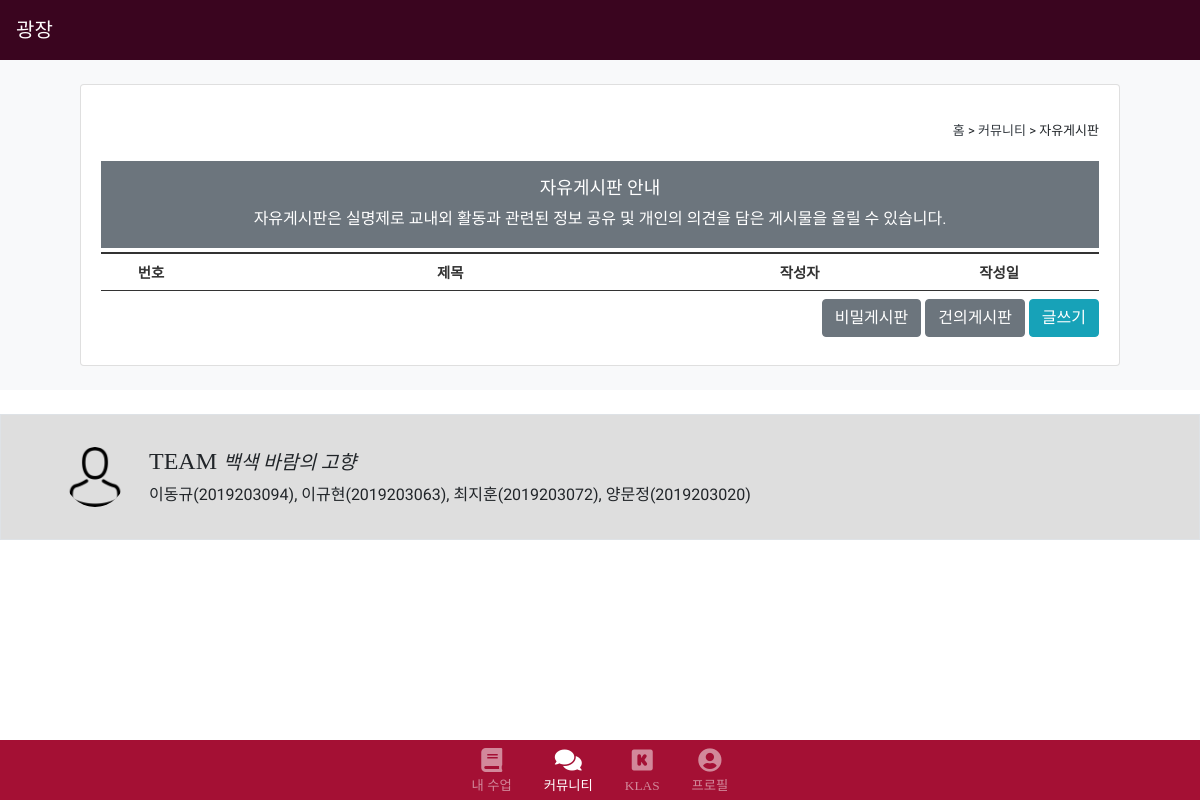
The app's page /main/board/1/ (signed in), older data.
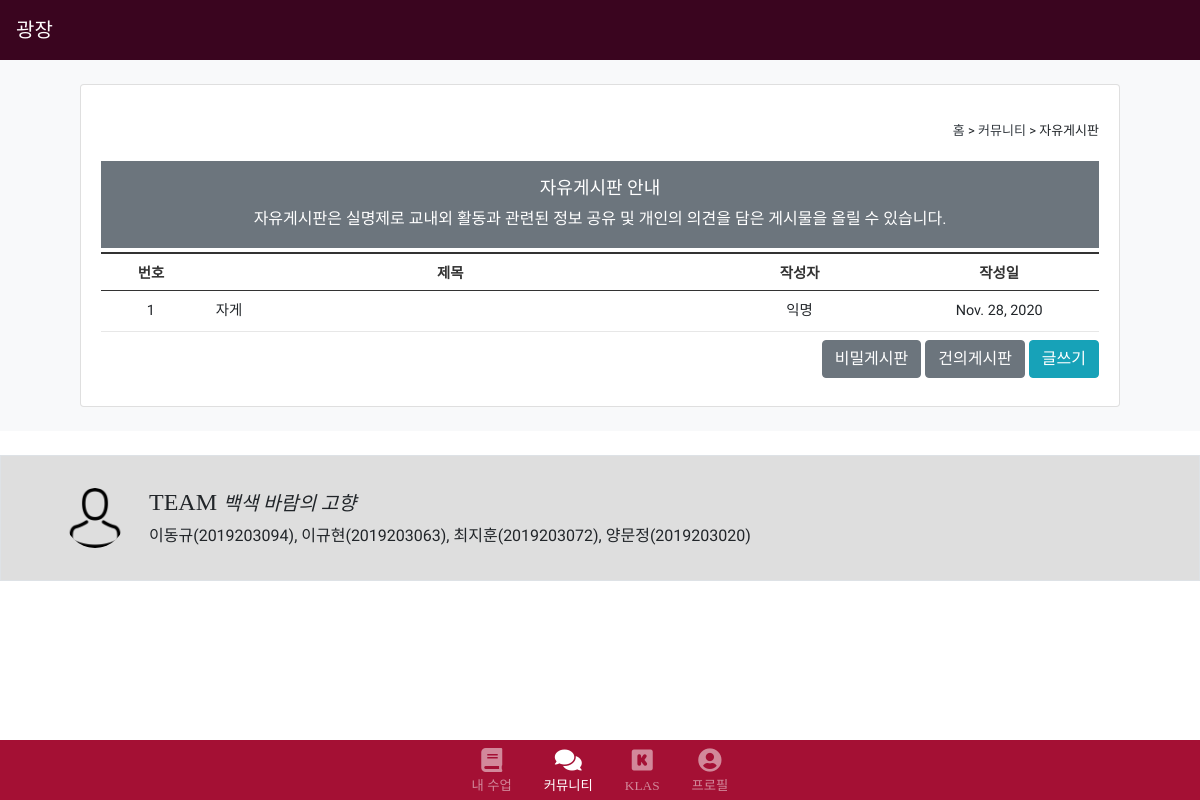
The same page, newer data.
### main/models.py (models this page shows, shortened)
class Post(models.Model):
    title = models.CharField(max_length = 50)
    pub_date = models.DateField('date published')
    body = models.TextField()
    board = models.IntegerField(default=0)

### main/views.py (the view)
# urls.py: path('board/<int:board_id>/', views.board, name='board'),
def board(request, board_id):
    posts = Post.objects.filter(board=board_id)
    context = {
        'posts':posts,
        'board_id':board_id,
        'n1':'1',
    }
    if board_id == 1:
        context['title']='자유게시판'
        context['body']='자유게시판은 실명제로 교내외 활동과 관련된 정보 공유 및 개인의 의견을 담은 게시물을 올릴 수 있습니다.'
    elif board_id == 2:
        context['title']='비밀게시판'
        context['body']='익명으로 소통하는 게시판입니다.'
    elif board_id == 3:
        context['title']='건의게시판'
        context['body']='커뮤니티에 관한 불만사항, 건의사항, 개선아이디어 등 커뮤니티와 관련된 모든 사항을 자유롭게 올려주세요.'
    return render(request, 'main/post/list.html', context)

### main/templates/main/post/list.html (shortened to what this page needs)
{% extends "main/base.html" %}
{% load static %}
{% block body %}
    {% if user.is_authenticated %}
        {% include 'main/repeat/navtop.html' %}
        {% include 'main/repeat/navbar.html' %}
        {% include 'main/post/listModule.html' %}
        {% include 'main/repeat/footer.html' %}
    {% endif %}
{% endblock %}

### main/templates/main/base.html (shortened to what this page needs)
{% load static %}
<html>
    <head>
        <link rel="stylesheet" type="text/css" href="{% static 'bootstrap.min.css' %}">
        <link rel="stylesheet" type="text/css" href="{% static 'owl.carousel.min.css' %}">
        <link rel="stylesheet" type="text/css" href="{% static 'owl.theme.default.css' %}">
        <link rel="stylesheet" type="text/css" href="{% static 'custom.css' %}">
        <link rel="stylesheet" href="https://use.fontawesome.com/releases/v5.7.0/css/all.css">
        <link rel="stylesheet" type="text/css" href="https://cdnjs.cloudflare.com/ajax/libs/Swiper/3.3.1/css/swiper.min.css">
    </head>
    <body class="{% block bodyClass %}{% endblock %}">
        {% block body %}{% endblock %}
    </body>
</html>

### main/templates/main/repeat/navtop.html
<nav class="navbar navbar-expand-sm navbar-dark sticky-top" style="background-color:#3a051f;">
    <a class="navbar-brand" href="{% url 'main:index' %}">광장</a>
  </nav>

### main/templates/main/repeat/navbar.html (shortened to what this page needs)
<nav class="navbar fixed-bottom navbar-dark nav-tp navbar-expand py-0" id="navbar_top" style="background-color:#A41034;">
    <div class="collapse navbar-collapse" id="inside">
        <ul class="navbar-nav mx-auto isl" id="nav">
            <li class="nav-item mx-2 my-auto {% if n0 %}activate{% endif %}">
                <a class="nav-link px-2 py-1 text-center" href="{% url 'main:nav' 0 %}">
                    <i class="fas fa-book pt-1" style="font-size:1.8em;"></i>
                    <p class="nav-link my-0 px-0 pt-1 pb-0" href="">내 수업</p>
                </a>
            </li>
            <li class="nav-item mx-2 my-auto {% if n1 %}activate{% endif %}">
                <a class="nav-link px-2 py-1 text-center" href="{% url 'main:board' 1 %}">
                    <i class="fas fa-comments pt-1" style="font-size:1.8em;"></i>
                    <p class="nav-link my-0 px-0 pt-1 pb-0" href="">커뮤니티</p>
                </a>
            </li>
            <li class="nav-item mx-2 my-auto">
                <a class="nav-link px-2 py-1 text-center" target="_blank" href="https://klas.kw.ac.kr/">
                    <i class="fab fa-kickstarter pt-1" style="font-size:1.8em;"></i>
                    <p class="nav-link my-0 px-0 pt-1 pb-0" href="">KLAS</p>
                </a>
            </li>
            <li class="nav-item mx-2 my-auto {% if n2 %}activate{% endif %}">
                <a class="nav-link px-2 py-1 text-center" href="{% url 'main:nav' 2 %}">
                    <i class="fas fa-user-circle pt-1" style="font-size:1.8em;"></i>
                    <p class="nav-link my-0 px-0 pt-1 pb-0" href="">프로필</p>
                </a>
            </li>
        </ul>
    </div>
</nav>

### main/templates/main/post/listModule.html (shortened to what this page needs)
    <body>
        <section>
            <div class="py-4 bg-light">
                <div class="container">
                    <div class="card card-body content">
                        <div>
                        <div class="btn2Con">
                            <p class="contenttitle">
                                <div style="font-size: 13px; text-align: right;">
                                    <a class="text-dark" onclick="location.href='home.html'">홈</a>
                                        >
                                    <a class="text-dark" onclick="location.href='freeboard.html'">커뮤니티</a>
                                        > {{title}}
                                </div>
                            </p>
                        </div>
                        <div class="py-1">
                            <div class="bg-secondary text-white" style="padding: 17px 0; text-align: center;">
                                <h5>{{title}} 안내</h5>
                                {{body}}
                            </div>
                        </div>
                        </div>
                        <table class="gall_list">
                            <colgroup>
                                <col style="width: 10%;">
                                <col>
                                <col style="width: 20%;">
                                <col style="width: 20%;">
                            </colgroup>
                            <thead>
                                <tr>
                                    <th scope="col">번호</th>
                                    <th scope="col">제목</th>
                                    <th scope="col">작성자</th>
                                    <th scope="col">작성일</th>
                                </tr>
                                <tbody>
                                    {% for post in posts.all %}
                                    <tr onclick="location.href='{% url 'main:post' board_id post.id %}'" style="cursor: pointer;">
                                        <td>
                                            <span>{{post.id}}</span>
                                        </td>
                                        <td class="lft">{{post.title}}</td>
                                        <td scope="col">익명</td>
                                        <td scope="col">{{post.pub_date}}</td>
                                    </tr>
                                    {% endfor %}
                                </tbody>
                            </thead>
                        </table>
                        <div class="btnCon">
                            {% if board_id == 1 %}
                            <a href="{% url 'main:board' 2 %}" class="btn btn-secondary">비밀게시판</a>
                            <a href="{% url 'main:board' 3 %}" class="btn btn-secondary">건의게시판</a>
                            <a href="{% url 'main:write' board_id %}" class="btn btn-info">글쓰기</a>
                            {% elif board_id == 2 %}
                            <a href="{% url 'main:board' 1 %}" class="btn btn-secondary">자유게시판</a>
                            <a href="{% url 'main:board' 3 %}" class="btn btn-secondary">건의게시판</a>
                            <a href="{% url 'main:write' board_id %}" class="btn btn-info">글쓰기</a>
                            {% elif board_id == 3 %}
                            <a href="{% url 'main:board' 1 %}" class="btn btn-secondary">자유게시판</a>
                            <a href="{% url 'main:board' 2 %}" class="btn btn-secondary">비밀게시판</a>
                            <a href="{% url 'main:write' board_id %}" class="btn btn-info">글쓰기</a>
                            {% endif %}
                        </div>
                    </div>
                </div>
            </div>
        </section>
    </body>

### main/templates/main/repeat/footer.html
{% load static %}
<div id="demo" class="carousel slide pt-4" data-ride="carousel">
	<div class="carousel-item active" style="width:100%; background-color: #dedede;">
    <div class="media border p-3">
      <img src="{% static 'main/avatar.png' %}" alt="John Doe" class="ml-5 mr-4 mt-3 rounded-circle" style="width:60px;">
        <div class="media-body pt-3">
          <h4>TEAM <small><i>백색 바람의 고향</i></small></h4>
          <p>이동규(2019203094), 이규현(2019203063), 최지훈(2019203072), 양문정(2019203020)</p>
        </div>
    </div>
  </div>
</div>
<div class="my-5 pt-5 pb-5">
</div>

### main/static/custom.css (style rules this page uses)
.navbar-brand, h1, h2, h3, h4 { font-family: 'Jeju Gothic'; }
h5 { font-family: 'Jeju Gothic'; font-size: 18px; }
body { font-family: 'Nanum Gothic'; }
:root { --lghred: rgb(234, 57, 77); --lghblue: rgb(83, 158, 255); --lghblack: rgb(122, 122, 122); --lghdkgrey: rgb(75, 75, 75); --kwred: #A41034; }
nav a { font-family: 'Jeju Gothic'; }
nav .activate i, nav .activate p { color:white !important; }
table { font-size: 0.9em; }

### main/templates/main/repeat/navbar.html (style rules this page uses)
.nav-link { font-size: 10pt; }

### main/templates/main/post/listModule.html (style rules this page uses)
.navbar { height: 60px; display: flex; padding: .5rem 1rem; }
.container { width: 100%; padding-right: 50px; padding-left: 50px; margin-right: auto; margin-left: auto; }
.contenttitle { font-weight: 500; font-size: 1.429rem; color: #222; margin-top: 0.5rem; }
.gall_list { width: 100%; border-bottom: 1px solid #333; }
th { height: 37px; border-width: 2px 0 1px; border-style: solid; border-color: #333; vertical-align: middle; text-align: center; color: #333; }
td { text-align: center; padding: 8px; background: #ffffff; border-bottom: 1px solid #e7e7e7; border-left: 0px solid #dde2e8; vertical-align: middle; line-height: 24px; }
td.lft { padding-left: 15px; text-align: left; }
.btnCon { text-align: right; margin: 0.5rem 0; position: relative; display: block; }
.btn2Con { text-align: left; margin: 0.5rem 0; position: relative; display: block; }

Row changes from the older to the newer data that the page shows:
added Post: id "1", title "자게", pub_date "Nov. 28, 2020"
